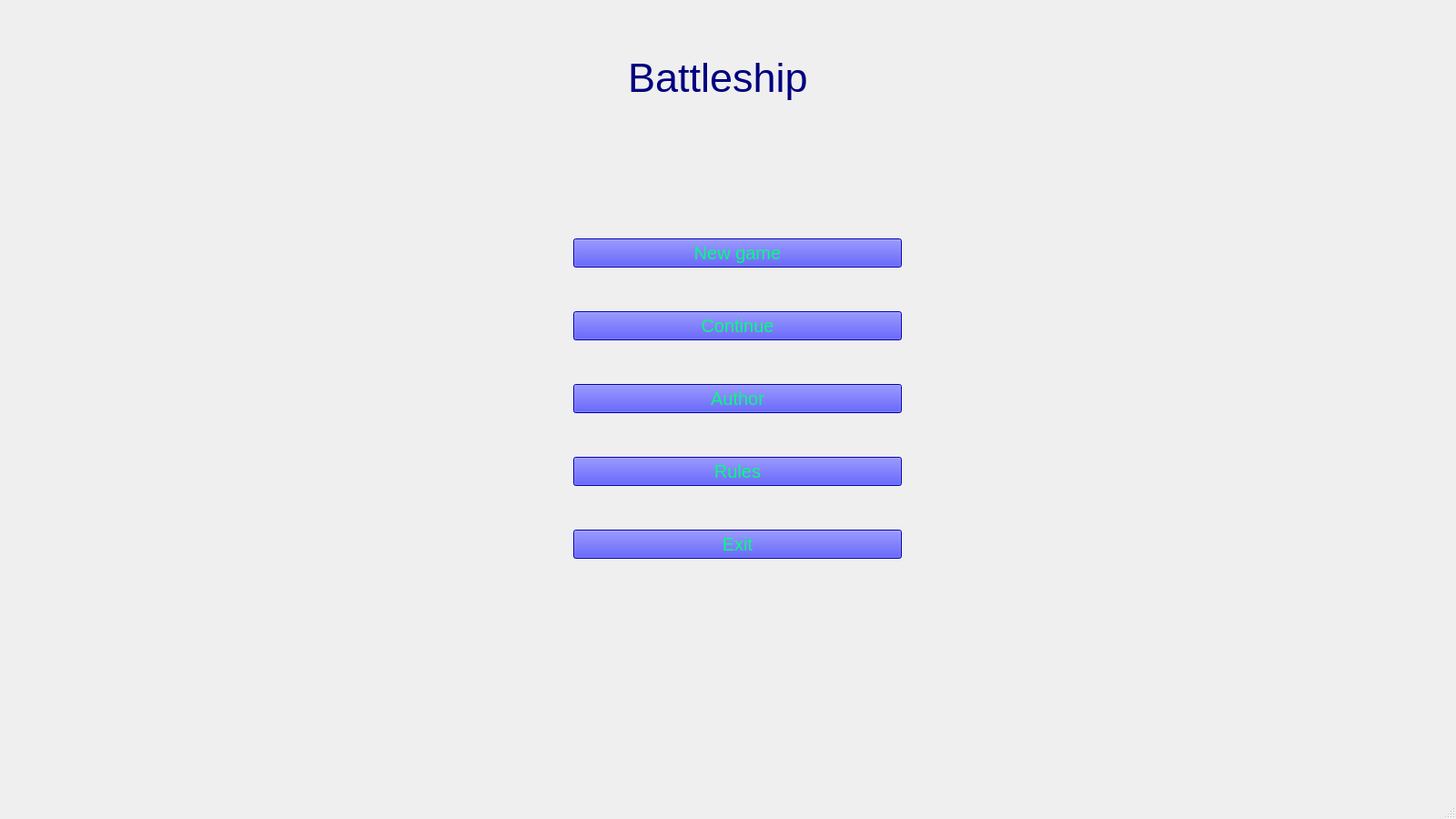
<?xml version="1.0" encoding="UTF-8"?>
<ui version="4.0">
 <class>MainWindow</class>
 <widget class="QMainWindow" name="MainWindow">
  <property name="geometry">
   <rect>
    <x>0</x>
    <y>0</y>
    <width>1600</width>
    <height>900</height>
   </rect>
  </property>
  <property name="windowTitle">
   <string>MainWindow</string>
  </property>
  <property name="styleSheet">
   <string notr="true"/>
  </property>
  <widget class="QWidget" name="centralwidget">
   <widget class="QWidget" name="verticalLayoutWidget">
    <property name="geometry">
     <rect>
      <x>630</x>
      <y>220</y>
      <width>361</width>
      <height>441</height>
     </rect>
    </property>
    <layout class="QVBoxLayout" name="verticalLayout">
     <item>
      <widget class="QPushButton" name="pushButton">
       <property name="font">
        <font>
         <pointsize>15</pointsize>
        </font>
       </property>
       <property name="styleSheet">
        <string notr="true">background-color: rgb(0, 0, 255);
color: rgb(0, 255, 127);</string>
       </property>
       <property name="text">
        <string>New game</string>
       </property>
      </widget>
     </item>
     <item>
      <widget class="QPushButton" name="pushButton_2">
       <property name="font">
        <font>
         <pointsize>15</pointsize>
        </font>
       </property>
       <property name="styleSheet">
        <string notr="true">background-color: rgb(0, 0, 255);
color: rgb(0, 255, 127);</string>
       </property>
       <property name="text">
        <string>Continue</string>
       </property>
      </widget>
     </item>
     <item>
      <widget class="QPushButton" name="pushButton_5">
       <property name="font">
        <font>
         <pointsize>15</pointsize>
        </font>
       </property>
       <property name="styleSheet">
        <string notr="true">background-color: rgb(0, 0, 255);
color: rgb(0, 255, 127);
</string>
       </property>
       <property name="text">
        <string>Author</string>
       </property>
      </widget>
     </item>
     <item>
      <widget class="QPushButton" name="pushButton_3">
       <property name="font">
        <font>
         <pointsize>15</pointsize>
        </font>
       </property>
       <property name="styleSheet">
        <string notr="true">background-color: rgb(0, 0, 255);
color: rgb(0, 255, 127);</string>
       </property>
       <property name="text">
        <string>Rules</string>
       </property>
      </widget>
     </item>
     <item>
      <widget class="QPushButton" name="pushButton_4">
       <property name="font">
        <font>
         <pointsize>15</pointsize>
        </font>
       </property>
       <property name="styleSheet">
        <string notr="true">background-color: rgb(0, 0, 255);
color: rgb(0, 255, 127);</string>
       </property>
       <property name="text">
        <string>Exit</string>
       </property>
      </widget>
     </item>
    </layout>
   </widget>
   <widget class="QLabel" name="label">
    <property name="geometry">
     <rect>
      <x>690</x>
      <y>40</y>
      <width>361</width>
      <height>91</height>
     </rect>
    </property>
    <property name="styleSheet">
     <string notr="true">color: rgb(0, 0, 127);
font-size: 45px
</string>
    </property>
    <property name="text">
     <string>Battleship</string>
    </property>
   </widget>
  </widget>
  <widget class="QMenuBar" name="menubar">
   <property name="geometry">
    <rect>
     <x>0</x>
     <y>0</y>
     <width>1600</width>
     <height>26</height>
    </rect>
   </property>
  </widget>
  <widget class="QStatusBar" name="statusbar"/>
 </widget>
 <resources/>
 <connections/>
</ui>
